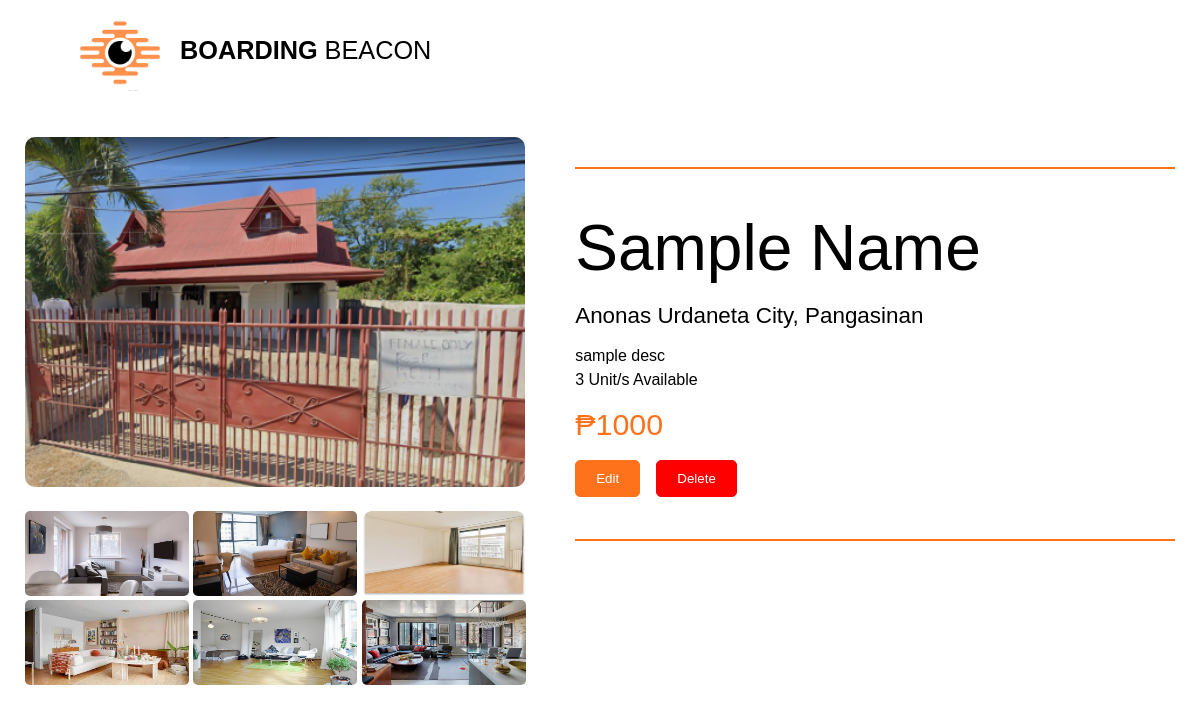
Page /board-details-owner.php?id=18 on the committed database.
### tables this page shows
CREATE TABLE `boarding` (
  `boardID` int(11) NOT NULL,
  `bName` varchar(255) NOT NULL,
  `addressID` varchar(255) NOT NULL,
  `bDescription` longtext NOT NULL,
  `bPrice` double NOT NULL,
  `bUnitNo` int(11) NOT NULL,
  `bImage` varchar(255) NOT NULL,
  `bImg1` varchar(255) NOT NULL,
  `bImg2` varchar(255) NOT NULL,
  `bImg3` varchar(255) NOT NULL,
  `bImg4` varchar(255) NOT NULL,
  `bImg5` varchar(255) NOT NULL,
  `bImg6` varchar(255) NOT NULL,
  `bStatus` varchar(255) NOT NULL
);

CREATE TABLE `address` (
  `addressID` varchar(255) NOT NULL,
  `barangay` varchar(255) NOT NULL
);

### board-details-owner.php (the view, shortened to what this page needs)
<!DOCTYPE html>
<html lang="en">
<head>
    <link rel="stylesheet" href="css/board-details5.css">
</head>
<body>
    <header>
        <div class="top-section">
            <img class="logo" src="images/image-logo.png" alt="PSU Logo">
            <label><b>BOARDING</b><span class="brand-name"> <b></b>BEACON</span></label>
        </div>
    </header>
    <?php
 require 'db.php';
if (isset($_GET['id'])) {
$bh_id = $_GET['id'];
$bh_query = $con->prepare("SELECT * FROM boarding INNER JOIN address ON boarding.addressID = address.addressID WHERE boardID = ?");
$bh_query->bind_param("i", $bh_id);
$bh_query->execute();
$bh_result = $bh_query->get_result();
if ($bh_row = $bh_result->fetch_assoc()) {
 echo "
 <div class='container'>
 <div class='content1'>
     <div class='mainImg'>
         <img src='images/".$bh_row['bImage']."' class='image'>
     </div>
     <div class='imgRow1'>
         <img src='images/".$bh_row['bImg1']."' class='img'>
         <img src='images/".$bh_row['bImg2']."' class='img'>
         <img src='images/".$bh_row['bImg3']."' class='img'>
     </div>
     <div class='imgRow2'>
         <img src='images/".$bh_row['bImg4']."' class='img'>
         <img src='images/".$bh_row['bImg5']."'class='img'>
         <img src='images/".$bh_row['bImg6']."' class='img'>
     </div>
 </div>
 <div class='content2'>
     <hr>
     <label for='' id='bName'>".$bh_row['bName']."</label>
     <label for='' id='bAddress'>".$bh_row['barangay']." Urdaneta City, Pangasinan</label>
     <p id='bDesc'>".nl2br($bh_row['bDescription'])."
     </p>
     <label for='' id='unitNo'>".$bh_row['bUnitNo']." Unit/s Available</label>
     <div class='button'>
     <label id='oPrice'>₱".$bh_row['bPrice']."</label>
     <div class='actions'>
     <form action='edit_board.php' method='post'>
         <input type='hidden' name='boarding_id' value='" . $bh_row['boardID'] . "'>
         <button type='submit' id='editBtn' name='edit' class='edit-btn'>Edit</button>
     </form>
     <form action='' method='post'>
         <input type='hidden' name='boarding_id' value='" . $bh_row['boardID'] . "'>
         <button type='submit' id='deleteBtn' name='delete' class='delete-btn'>Delete</button>
     </form>
</div>
     </div>
     <hr>
 </div>
</div>
 ";
} else {
 echo "Boarding house not found.";
}
}
?>
</body>
</html>

### css/board-details5.css (style rules this page uses)
* { margin: 0; padding: 0; }
header { display: flex; justify-content: space-between; align-items: center; font-family: "Poppins", sans-serif; }
.top-section { display: flex; align-items: center; padding: 10px 70px; max-width: 34%; background-color: white; position: sticky; }
.logo { max-width: 100px; margin-right: 10px; }
.top-section label { color: black; font-size: 1.58rem; }
.brand-name { font-size: 1.58rem; font-weight: 500; color: black; }
.container { display: flex; justify-content: space-around; margin-top: 3%; font-family: "Poppins", sans-serif; }
.mainImg img { border-radius: 10px 10px 10px 10px; width: 500px; height: 350px; }
.imgRow1 { margin-top: 20px; }
.imgRow1 img { height: 85px; width: 164px; border-radius: 5px; }
.imgRow2 img { height: 85px; width: 164px; border-radius: 5px; }
.content2 { display: flex; flex-direction: column; width: 50%; margin-top: 2.5%; }
.content2 hr { border: solid #FE721B 1px; }
.content2 label { margin-bottom: 3%; }
.content2 p { margin-bottom: 1%; }
#bName { font-size: 4rem; padding-top: 7%; }
.button { padding-bottom: 7%; }
#bAddress { font-size: 1.4rem; }
#oPrice { padding-bottom: 4%; font-size: 1.9rem; color: #FE721B; }
.actions { margin-top: 3%; display: flex; }
#editBtn { background-color: #FE721B; border: solid 1px #FE721B; border-radius: 5px; padding: 10px 20px; color: white; }
#deleteBtn { background-color: red; border: solid 1px red; border-radius: 5px; padding: 10px 20px; color: white; margin-left: 20%; }

### rows in the picture
boarding: bImage (picture), bImg1 (picture), bImg2 (picture), bImg3 (picture), bImg4 (picture), bImg5 (picture), bImg6 (picture), bName "Sample Name", addressID.barangay "Anonas", bDescription "sample desc", bUnitNo "3", bPrice "1000"
